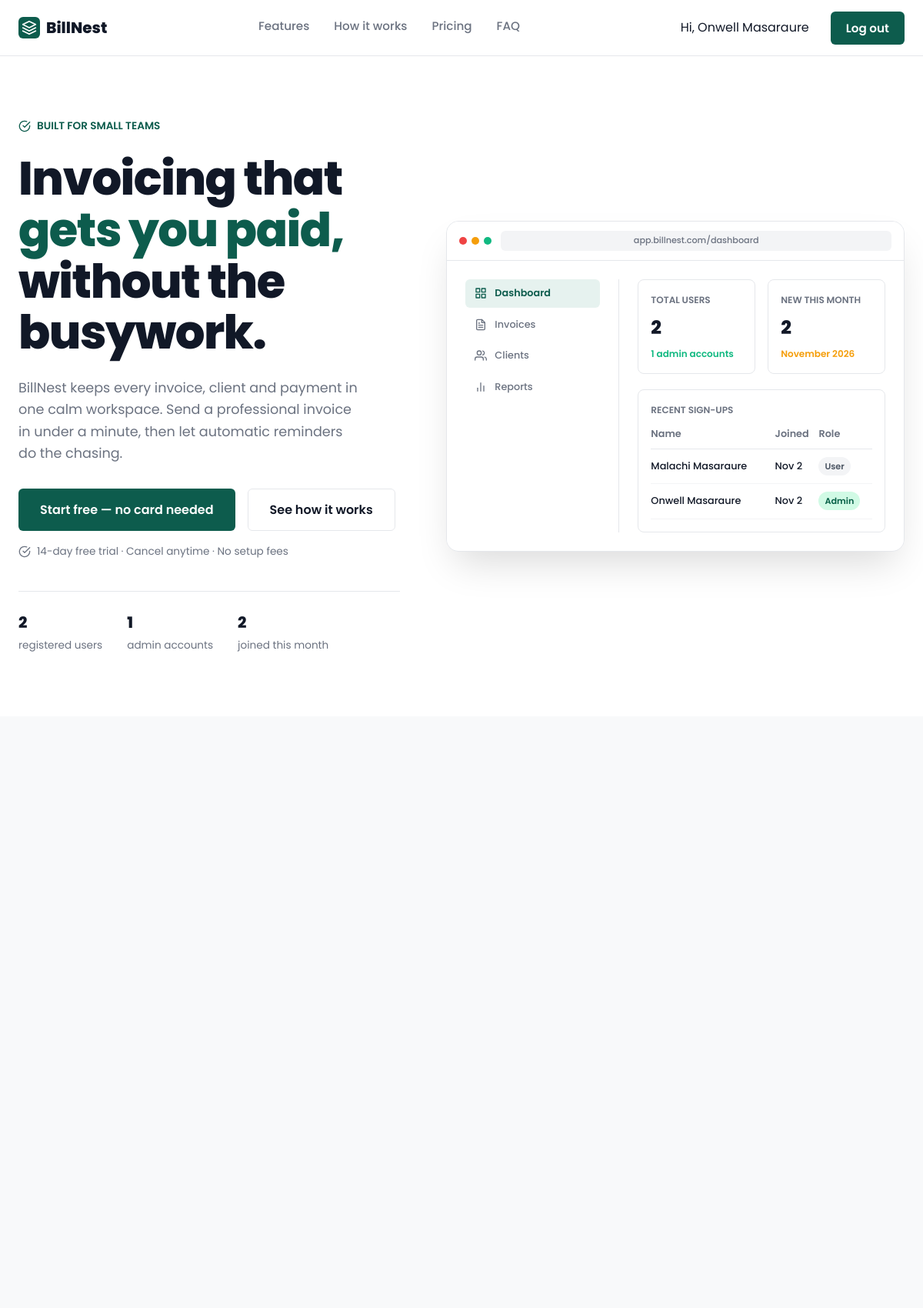
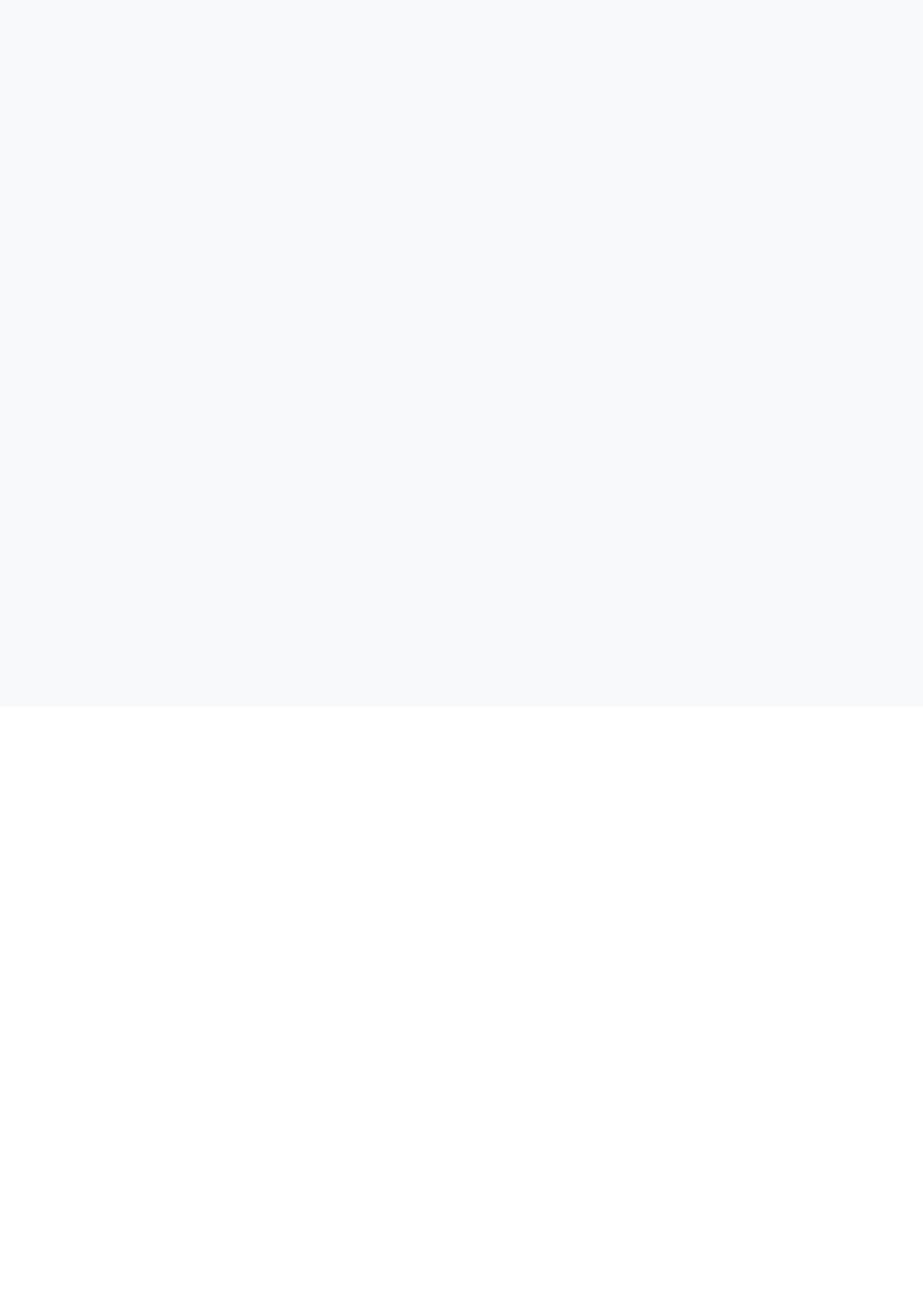
The page / (signed in, upper part) on the database its author committed (2 pictures, top to bottom).
### tables this page shows
CREATE TABLE `users` (
  `id` bigint(20) UNSIGNED NOT NULL,
  `full_name` varchar(120) NOT NULL,
  `business_name` varchar(160) DEFAULT NULL,
  `email` varchar(254) NOT NULL,
  `password_hash` varchar(255) NOT NULL,
  `role` enum('admin','user') NOT NULL DEFAULT 'user',
  `created_at` timestamp NOT NULL DEFAULT current_timestamp()
);

### index.php (the view, shortened to what this page needs)
<?php
require __DIR__ . '/db.php';
$loggedIn = isset($_SESSION['user_id']);
$userName = $_SESSION['user_name'] ?? '';
$userRole = $_SESSION['user_role'] ?? '';
$totalUsers  = null;
$adminUsers  = null;
$newThisMonth = null;
$recentUsers = [];
if ($conn) {
    try {
        $totalUsers   = (int) $conn->query("SELECT COUNT(*) AS c FROM users")->fetch_assoc()['c'];
        $adminUsers   = (int) $conn->query("SELECT COUNT(*) AS c FROM users WHERE role = 'admin'")->fetch_assoc()['c'];
        $newThisMonth = (int) $conn->query("SELECT COUNT(*) AS c FROM users WHERE created_at >= DATE_FORMAT(NOW(), '%Y-%m-01')")->fetch_assoc()['c'];
        if ($loggedIn && $userRole === 'admin') {
            $res = $conn->query("SELECT full_name, role, created_at FROM users ORDER BY created_at DESC, id DESC LIMIT 4");
            while ($row = $res->fetch_assoc()) { $recentUsers[] = $row; }
        }
    } catch (Throwable $e) {
    }
}
function format_stat($v) { return $v === null ? '—' : number_format($v); }
?>
<!DOCTYPE html>
<html lang="en">
<head>
</head>
<body>
    <header id="header">
        <div class="container nav-container">
            <a href="#home" class="logo">
                <div class="logo-icon">
                    <svg class="icon" viewBox="0 0 24 24"><path d="M12 2L2 7l10 5 10-5-10-5zM2 17l10 5 10-5M2 12l10 5 10-5"/></svg>
                </div>
                BillNest
            </a>
            <nav class="nav-links">
                <a href="#features">Features</a>
                <a href="#how-it-works">How it works</a>
                <a href="#pricing">Pricing</a>
                <a href="#faq">FAQ</a>
            </nav>
            <div class="nav-actions">
                <?php if ($loggedIn): ?>
                <span class="nav-signin" style="cursor: default;">Hi, <?= htmlspecialchars($userName) ?></span>
                <button type="button" class="btn btn-primary" id="logoutBtn">Log out</button>
                <?php endif; ?>
            </div>
        </div>
    </header>
    <section id="home" class="hero">
        <div class="container hero-container">
            <div class="hero-content">
                <div class="hero-tag">
                    <svg class="icon icon-sm" viewBox="0 0 24 24"><path d="M22 11.08V12a10 10 0 1 1-5.93-9.14"/><polyline points="22 4 12 14.01 9 11.01"/></svg>
                    BUILT FOR SMALL TEAMS
                </div>
                <h1>Invoicing that <span>gets you paid,</span> without the busywork.</h1>
                <p>BillNest keeps every invoice, client and payment in one calm workspace. Send a professional invoice in under a minute, then let automatic reminders do the chasing.</p>
                <div class="hero-actions">
                    <button type="button" class="btn btn-primary btn-large" data-auth-open="signup">Start free — no card needed</button>
                    <a href="#how-it-works" class="btn btn-outline btn-large">See how it works</a>
                </div>
                <div class="hero-trust">
                    <svg class="icon icon-sm" viewBox="0 0 24 24"><path d="M22 11.08V12a10 10 0 1 1-5.93-9.14"/><polyline points="22 4 12 14.01 9 11.01"/></svg>
                    14-day free trial &middot; Cancel anytime &middot; No setup fees
                </div>
                <div class="hero-stats">
                    <div class="stat-item">
                        <strong><?= format_stat($totalUsers) ?></strong>
                        <span>registered users</span>
                    </div>
                    <div class="stat-item">
                        <strong><?= format_stat($adminUsers) ?></strong>
                        <span>admin accounts</span>
                    </div>
                    <div class="stat-item">
                        <strong><?= format_stat($newThisMonth) ?></strong>
                        <span>joined this month</span>
                    </div>
                </div>
            </div>
            <div class="hero-image-wrapper">
                <div class="mockup-container">
                    <div class="mockup-header">
                        <div class="mockup-dots"><span></span><span></span><span></span></div>
                        <div class="mockup-url">app.billnest.com/dashboard</div>
                    </div>
                    <div class="mockup-body">
                        <div class="mockup-sidebar">
                            <div class="mockup-nav-item active">
                                <svg class="icon icon-sm" viewBox="0 0 24 24"><rect x="3" y="3" width="7" height="7"/><rect x="14" y="3" width="7" height="7"/><rect x="14" y="14" width="7" height="7"/><rect x="3" y="14" width="7" height="7"/></svg>
                                Dashboard
                            </div>
                            <div class="mockup-nav-item">
                                <svg class="icon icon-sm" viewBox="0 0 24 24"><path d="M14 2H6a2 2 0 0 0-2 2v16a2 2 0 0 0 2 2h12a2 2 0 0 0 2-2V8z"/><polyline points="14 2 14 8 20 8"/><line x1="16" y1="13" x2="8" y2="13"/><line x1="16" y1="17" x2="8" y2="17"/><polyline points="10 9 9 9 8 9"/></svg>
                                Invoices
                            </div>
                            <div class="mockup-nav-item">
                                <svg class="icon icon-sm" viewBox="0 0 24 24"><path d="M17 21v-2a4 4 0 0 0-4-4H5a4 4 0 0 0-4 4v2"/><circle cx="9" cy="7" r="4"/><path d="M23 21v-2a4 4 0 0 0-3-3.87"/><path d="M16 3.13a4 4 0 0 1 0 7.75"/></svg>
                                Clients
                            </div>
                            <div class="mockup-nav-item">
                                <svg class="icon icon-sm" viewBox="0 0 24 24"><line x1="18" y1="20" x2="18" y2="10"/><line x1="12" y1="20" x2="12" y2="4"/><line x1="6" y1="20" x2="6" y2="14"/></svg>
                                Reports
                            </div>
                        </div>
                        <div class="mockup-main">
                            <div class="mockup-top-row">
                                <div class="mockup-card">
                                    <div class="mockup-card-title">Total Users</div>
                                    <div class="mockup-card-value"><?= format_stat($totalUsers) ?></div>
                                    <div class="mockup-card-sub"><?= format_stat($adminUsers) ?> admin accounts</div>
                                </div>
                                <div class="mockup-card">
                                    <div class="mockup-card-title">New This Month</div>
                                    <div class="mockup-card-value"><?= format_stat($newThisMonth) ?></div>
                                    <div class="mockup-card-sub" style="color: #f59e0b;"><?= date('F Y') ?></div>
                                </div>
                            </div>
                            <div class="mockup-card" style="padding: 16px;">
                                <div class="mockup-card-title" style="margin-bottom: 12px;">Recent Sign-ups</div>
                                <table class="mockup-table">
                                    <thead>
                                        <tr>
                                            <th>Name</th>
                                            <th>Joined</th>
                                            <th>Role</th>
                                        </tr>
                                    </thead>
                                    <tbody>
                                        <?php if (!$loggedIn || $userRole !== 'admin'): ?>
                                        <tr><td colspan="3">Sign in as an admin to view recent sign-ups.</td></tr>
                                        <?php elseif (empty($recentUsers)): ?>
                                        <tr><td colspan="3">No users yet.</td></tr>
                                        <?php else: ?>
                                        <?php foreach ($recentUsers as $u): ?>
                                        <tr>
                                            <td><?= htmlspecialchars($u['full_name']) ?></td>
                                            <td><?= htmlspecialchars(date('M j', strtotime($u['created_at']))) ?></td>
                                            <td><span class="status-badge <?= $u['role'] === 'admin' ? 'status-paid' : 'status-draft' ?>"><?= htmlspecialchars(ucfirst($u['role'])) ?></span></td>
                                        </tr>
                                        <?php endforeach; ?>
                                        <?php endif; ?>
                                    </tbody>
                                </table>
                            </div>
                        </div>
                    </div>
                </div>
            </div>
        </div>
    </section>
    <section id="features" class="features-section">
        <div class="container">
            <div class="features-grid">
            </div>
        </div>
    </section>
    <section id="how-it-works" class="how-it-works-section">
        <div class="container">
            <div class="steps-grid">
            </div>
        </div>
    </section>
    <section id="pricing" class="pricing-section">
        <div class="container">
            <div class="pricing-grid">
            </div>
        </div>
    </section>
</body>
</html>

### rows shown on the page
users: full_name "Malachi Masaraure", created_at "Nov 2", role "User"
users: full_name "Onwell Masaraure", created_at "Nov 2", role "Admin"

### other values the page prints
$userName "Onwell Masaraure"
format_stat($totalUsers) "2"
format_stat($adminUsers) "1"
format_stat($newThisMonth) "2"
